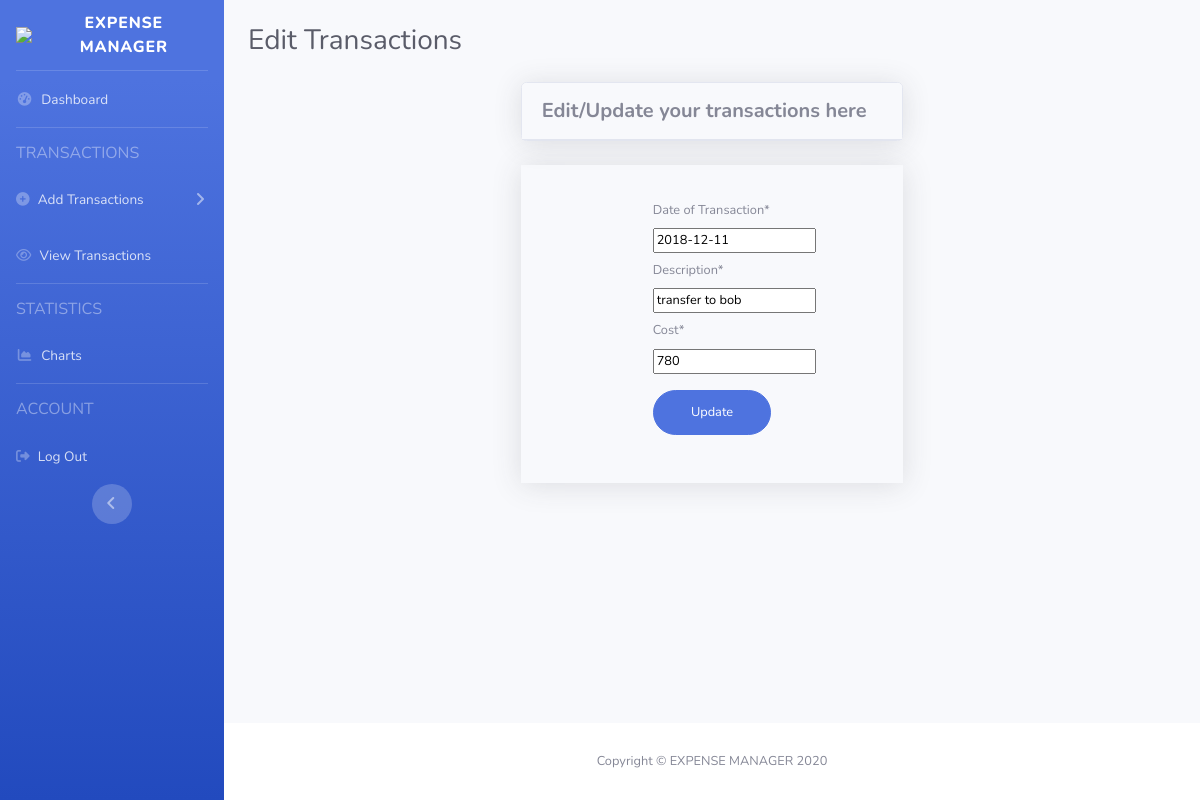
Screenshot of /myapp/transaction/143/update (signed in) with the database file from the repository.
### myapp/models.py (models this page shows, shortened)
class Transaction(models.Model):
    user = models.ForeignKey(User, on_delete=models.CASCADE, null=True)
    date = models.DateField('Date of Transaction')
    description = models.CharField(max_length=100)
    cost = models.IntegerField(default=0)
    categories = [
        ('Automobile', 'Automobile'),
        ('Bank Transfer', 'Bank Transfer'),
        ('Cash Withdrawal', 'Cash Withdrawal'),
        ('Education', 'Education'),
        ('Entertainment', 'Entertainment'),
        ('Fine', 'Fine'),
        ('Food', 'Food'),
        ('Health Care', 'Health Care'),
        ('Other', 'Other'),
        ('Paytm', 'Paytm'),
        ('Recharge', 'Recharge'),
        ('Shopping', 'Shopping'),
        ('Travel', 'Travel'),
        ('UPI', 'UPI')
    ]
    category = models.CharField(
        max_length=30,
        choices=categories
    )

### myapp/views.py (the view)
# urls.py: path('transaction/<int:pk>/update', TransactionUpdateView.as_view(), name='transaction-update'),
class TransactionUpdateView(UserPassesTestMixin, UpdateView):
    model = Transaction
    fields = ['date', 'description', 'cost']
    success_url = '/myapp/transactions'
    def test_func(self):
        transaction = self.get_object()
        if self.request.user == transaction.user:
            return True
        return False

### templates/myapp/transaction_form.html (shortened to what this page needs)
{% load crispy_forms_tags %}
{% load static %}
<!DOCTYPE html>
<html lang="en">
<head>
    <link href="{% static 'imp/vendor/fontawesome-free/css/all.min.css' %}" rel="stylesheet" type="text/css">
    {% if user.is_authenticated %}
    <link href="{% static 'imp/css/sb-admin-2.min.css' %}" rel="stylesheet">
</head>
<body id="page-top">
<div id="wrapper">
    <ul class="navbar-nav bg-gradient-primary sidebar sidebar-dark accordion" id="accordionSidebar">
        <a class="sidebar-brand d-flex align-items-center justify-content-center" href="/myapp/">
            <img src="{% static 'images/icons/icon.ico' %}" width="50">
            <div class="sidebar-brand-text mr-3">Expense Manager</div>
        </a>
        <hr class="sidebar-divider my-0">
        <li class="nav-item">
            <a class="nav-link" href="/myapp/dashboard">
                <i class="fas fa-fw fa-tachometer-alt"></i>
                <span>Dashboard</span></a>
        </li>
        <hr class="sidebar-divider">
        <div class="sidebar-heading">
            <h6>Transactions</h6>
        </div>
        <li class="nav-item">
            <a aria-controls="collapseTwo" aria-expanded="true" class="nav-link collapsed" data-target="#collapseTwo"
               data-toggle="collapse" href="#">
                <i class="fas fa-plus-circle"></i>
                <span>Add Transactions</span>
            </a>
        </li>
        <li class="nav-item">
            <a class="nav-link" href="/myapp/transactions">
                <i class="fa fa-eye"></i>
                <span>View Transactions</span></a>
        </li>
        <hr class="sidebar-divider">
        <div class="sidebar-heading">
            <h6>STATISTICS</h6>
        </div>
        <li class="nav-item">
            <a class="nav-link" href="/myapp/charts">
                <i class="fas fa-fw fa-chart-area"></i>
                <span>Charts</span></a>
        </li>
        <hr class="sidebar-divider d-none d-md-block">
        <div class="sidebar-heading">
            <h6>ACCOUNT</h6>
        </div>
        <li class="nav-item">
            <a class="nav-link" href="/myapp/logout">
                <i aria-hidden="true" class="fa fa-sign-out"></i>
                <span>Log Out</span></a>
        </li>
        <div class="text-center d-none d-md-inline">
            <button class="rounded-circle border-0" id="sidebarToggle"></button>
        </div>
    </ul>
    <div class="d-flex flex-column" id="content-wrapper">
        <div id="content">
            <div class="container-fluid">
                <div class="d-sm-flex align-items-center justify-content-between my-4">
                    <h1 class="h3 mb-0 text-gray-800">Edit Transactions</h1>
                </div>
            </div>
            <div class="mx-auto">
                <div class="col-xl-5 col-lg-5 mx-auto">
                    <div class="card shadow mb-4">
                        <div class="card-header py-3 d-flex flex-row align-items-center justify-content-between">
                            <h5 class="m-0 font-weight-bold justify-content-center">
                                Edit/Update your transactions here
                            </h5>
                        </div>
                    </div>
                </div>
                <div class="col-xl-5 col-lg-5 mx-auto">
                    <div class="card-body shadow">
                        <form class="user mx-5 px-5" method='post'>
                            <div class="form-group btn-user">
                                <div class="py-1">
                                    {{ form.date|as_crispy_field }}
                                </div>
                                <div class="py-1">
                                    {{ form.description|as_crispy_field }}
                                </div>
                                <div class="pt-1 pb-3">
                                    {{ form.cost|as_crispy_field }}
                                </div>
                                <div>
                                    <button class="btn btn-primary btn-user btn-block" type="submit">
                                        Update
                                    </button>
                                </div>
                            </div>
                        </form>
                    </div>
                </div>
            </div>
        </div>
        <footer class="sticky-footer bg-white mt-4">
            <div class="container my-auto">
                <div class="copyright text-center my-auto">
                    <span>Copyright &copy; EXPENSE MANAGER 2020</span>
                </div>
            </div>
        </footer>
    </div>
</div>
{% else %}
<h1>You are not signed in!</h1>
<h2>Kindly sign in, You will be redirected in 5 seconds</h2>
<meta content="5; url = '/myapp/login' " http-equiv="refresh">
{% endif %}
</body>
</html>

### templates/myapp/transaction_form.html (style rules this page uses)
input[type=number] { -moz-appearance: textfield; }

### rows the page displays
Transaction: date "2018-12-11", description "transfer to bob", cost "780"
